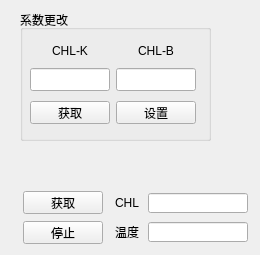
   <widget class="QWidget" name="tab_6">
    <attribute name="title">
     <string>叶绿素</string>
    </attribute>
    <widget class="QWidget" name="layoutWidget_20">
     <property name="geometry">
      <rect>
       <x>20</x>
       <y>190</y>
       <width>231</width>
       <height>56</height>
      </rect>
     </property>
     <layout class="QHBoxLayout" name="horizontalLayout_21">
      <item>
       <layout class="QVBoxLayout" name="verticalLayout_11">
        <item>
         <widget class="QPushButton" name="pushButton_76">
          <property name="sizePolicy">
           <sizepolicy hsizetype="Expanding" vsizetype="Fixed">
            <horstretch>0</horstretch>
            <verstretch>0</verstretch>
           </sizepolicy>
          </property>
          <property name="minimumSize">
           <size>
            <width>80</width>
            <height>23</height>
           </size>
          </property>
          <property name="maximumSize">
           <size>
            <width>80</width>
            <height>23</height>
           </size>
          </property>
          <property name="layoutDirection">
           <enum>Qt::LeftToRight</enum>
          </property>
          <property name="text">
           <string>获取</string>
          </property>
         </widget>
        </item>
        <item>
         <widget class="QPushButton" name="pushButton_77">
          <property name="sizePolicy">
           <sizepolicy hsizetype="Expanding" vsizetype="Fixed">
            <horstretch>0</horstretch>
            <verstretch>0</verstretch>
           </sizepolicy>
          </property>
          <property name="minimumSize">
           <size>
            <width>80</width>
            <height>23</height>
           </size>
          </property>
          <property name="maximumSize">
           <size>
            <width>80</width>
            <height>23</height>
           </size>
          </property>
          <property name="text">
           <string>停止</string>
          </property>
         </widget>
        </item>
       </layout>
      </item>
      <item>
       <layout class="QGridLayout" name="gridLayout_17">
        <item row="0" column="0">
         <widget class="QLabel" name="label_82">
          <property name="sizePolicy">
           <sizepolicy hsizetype="Fixed" vsizetype="Fixed">
            <horstretch>0</horstretch>
            <verstretch>0</verstretch>
           </sizepolicy>
          </property>
          <property name="minimumSize">
           <size>
            <width>30</width>
            <height>20</height>
           </size>
          </property>
          <property name="maximumSize">
           <size>
            <width>30</width>
            <height>20</height>
           </size>
          </property>
          <property name="text">
           <string>CHL</string>
          </property>
          <property name="alignment">
           <set>Qt::AlignCenter</set>
          </property>
         </widget>
        </item>
        <item row="0" column="1">
         <widget class="QLineEdit" name="lineEdit_69">
          <property name="minimumSize">
           <size>
            <width>100</width>
            <height>20</height>
           </size>
          </property>
          <property name="maximumSize">
           <size>
            <width>100</width>
            <height>20</height>
           </size>
          </property>
         </widget>
        </item>
        <item row="1" column="0">
         <widget class="QLabel" name="label_83">
          <property name="sizePolicy">
           <sizepolicy hsizetype="Fixed" vsizetype="Fixed">
            <horstretch>0</horstretch>
            <verstretch>0</verstretch>
           </sizepolicy>
          </property>
          <property name="minimumSize">
           <size>
            <width>30</width>
            <height>20</height>
           </size>
          </property>
          <property name="maximumSize">
           <size>
            <width>30</width>
            <height>20</height>
           </size>
          </property>
          <property name="text">
           <string>温度</string>
          </property>
          <property name="alignment">
           <set>Qt::AlignCenter</set>
          </property>
         </widget>
        </item>
        <item row="1" column="1">
         <widget class="QLineEdit" name="lineEdit_70">
          <property name="sizePolicy">
           <sizepolicy hsizetype="Fixed" vsizetype="Fixed">
            <horstretch>0</horstretch>
            <verstretch>0</verstretch>
           </sizepolicy>
          </property>
          <property name="minimumSize">
           <size>
            <width>100</width>
            <height>20</height>
           </size>
          </property>
          <property name="maximumSize">
           <size>
            <width>100</width>
            <height>20</height>
           </size>
          </property>
         </widget>
        </item>
       </layout>
      </item>
     </layout>
    </widget>
    <widget class="QGroupBox" name="groupBox_14">
     <property name="geometry">
      <rect>
       <x>20</x>
       <y>10</y>
       <width>191</width>
       <height>131</height>
      </rect>
     </property>
     <property name="title">
      <string>系数更改</string>
     </property>
     <widget class="QWidget" name="layoutWidget_26">
      <property name="geometry">
       <rect>
        <x>10</x>
        <y>30</y>
        <width>168</width>
        <height>91</height>
       </rect>
      </property>
      <layout class="QGridLayout" name="gridLayout_24">
       <item row="0" column="0">
        <widget class="QLabel" name="label_96">
         <property name="sizePolicy">
          <sizepolicy hsizetype="Fixed" vsizetype="Fixed">
           <horstretch>0</horstretch>
           <verstretch>0</verstretch>
          </sizepolicy>
         </property>
         <property name="minimumSize">
          <size>
           <width>80</width>
           <height>10</height>
          </size>
         </property>
         <property name="maximumSize">
          <size>
           <width>80</width>
           <height>16777215</height>
          </size>
         </property>
         <property name="text">
          <string>CHL-K</string>
         </property>
         <property name="alignment">
          <set>Qt::AlignCenter</set>
         </property>
        </widget>
       </item>
       <item row="0" column="1">
        <widget class="QLabel" name="label_97">
         <property name="sizePolicy">
          <sizepolicy hsizetype="Fixed" vsizetype="Fixed">
           <horstretch>0</horstretch>
           <verstretch>0</verstretch>
          </sizepolicy>
         </property>
         <property name="minimumSize">
          <size>
           <width>80</width>
           <height>10</height>
          </size>
         </property>
         <property name="maximumSize">
          <size>
           <width>80</width>
           <height>16777215</height>
          </size>
         </property>
         <property name="text">
          <string>CHL-B</string>
         </property>
         <property name="alignment">
          <set>Qt::AlignCenter</set>
         </property>
        </widget>
       </item>
       <item row="1" column="0">
        <widget class="QLineEdit" name="lineEdit_83">
         <property name="sizePolicy">
          <sizepolicy hsizetype="Fixed" vsizetype="Fixed">
           <horstretch>0</horstretch>
           <verstretch>0</verstretch>
          </sizepolicy>
         </property>
         <property name="minimumSize">
          <size>
           <width>80</width>
           <height>23</height>
          </size>
         </property>
         <property name="maximumSize">
          <size>
           <width>80</width>
           <height>23</height>
          </size>
         </property>
        </widget>
       </item>
       <item row="1" column="1">
        <widget class="QLineEdit" name="lineEdit_84">
         <property name="sizePolicy">
          <sizepolicy hsizetype="Fixed" vsizetype="Fixed">
           <horstretch>0</horstretch>
           <verstretch>0</verstretch>
          </sizepolicy>
         </property>
         <property name="minimumSize">
          <size>
           <width>80</width>
           <height>23</height>
          </size>
         </property>
         <property name="maximumSize">
          <size>
           <width>80</width>
           <height>23</height>
          </size>
         </property>
        </widget>
       </item>
       <item row="2" column="0">
        <widget class="QPushButton" name="pushButton_90">
         <property name="sizePolicy">
          <sizepolicy hsizetype="Fixed" vsizetype="Fixed">
           <horstretch>0</horstretch>
           <verstretch>0</verstretch>
          </sizepolicy>
         </property>
         <property name="minimumSize">
          <size>
           <width>80</width>
           <height>23</height>
          </size>
         </property>
         <property name="maximumSize">
          <size>
           <width>80</width>
           <height>23</height>
          </size>
         </property>
         <property name="text">
          <string>获取</string>
         </property>
        </widget>
       </item>
       <item row="2" column="1">
        <widget class="QPushButton" name="pushButton_91">
         <property name="sizePolicy">
          <sizepolicy hsizetype="Fixed" vsizetype="Fixed">
           <horstretch>0</horstretch>
           <verstretch>0</verstretch>
          </sizepolicy>
         </property>
         <property name="minimumSize">
          <size>
           <width>80</width>
           <height>23</height>
          </size>
         </property>
         <property name="maximumSize">
          <size>
           <width>80</width>
           <height>23</height>
          </size>
         </property>
         <property name="text">
          <string>设置</string>
         </property>
        </widget>
       </item>
      </layout>
     </widget>
    </widget>
   </widget>
